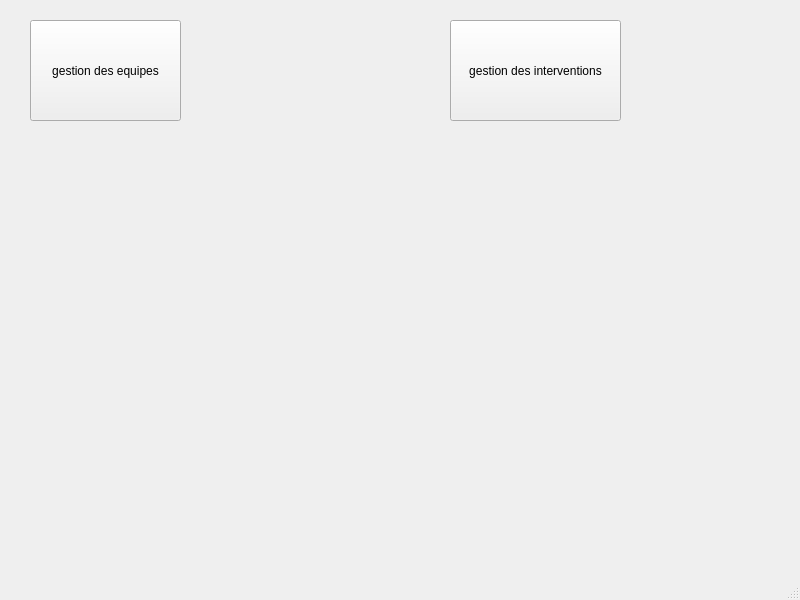
<?xml version="1.0" encoding="UTF-8"?>
<ui version="4.0">
 <class>MainWindow</class>
 <widget class="QMainWindow" name="MainWindow">
  <property name="geometry">
   <rect>
    <x>0</x>
    <y>0</y>
    <width>800</width>
    <height>600</height>
   </rect>
  </property>
  <property name="windowTitle">
   <string>MainWindow</string>
  </property>
  <widget class="QWidget" name="centralwidget">
   <widget class="QPushButton" name="pushButton">
    <property name="geometry">
     <rect>
      <x>30</x>
      <y>20</y>
      <width>151</width>
      <height>101</height>
     </rect>
    </property>
    <property name="text">
     <string>gestion des equipes</string>
    </property>
   </widget>
   <widget class="QPushButton" name="pushButton_2">
    <property name="geometry">
     <rect>
      <x>450</x>
      <y>20</y>
      <width>171</width>
      <height>101</height>
     </rect>
    </property>
    <property name="sizePolicy">
     <sizepolicy hsizetype="Minimum" vsizetype="Fixed">
      <horstretch>0</horstretch>
      <verstretch>0</verstretch>
     </sizepolicy>
    </property>
    <property name="text">
     <string>gestion des interventions</string>
    </property>
   </widget>
   <widget class="QLabel" name="label">
    <property name="geometry">
     <rect>
      <x>20</x>
      <y>10</y>
      <width>651</width>
      <height>401</height>
     </rect>
    </property>
    <property name="text">
     <string/>
    </property>
    <property name="pixmap">
     <pixmap>../../Desktop/mg_8912.jpg</pixmap>
    </property>
   </widget>
   <zorder>label</zorder>
   <zorder>pushButton</zorder>
   <zorder>pushButton_2</zorder>
  </widget>
  <widget class="QMenuBar" name="menubar">
   <property name="geometry">
    <rect>
     <x>0</x>
     <y>0</y>
     <width>800</width>
     <height>21</height>
    </rect>
   </property>
  </widget>
  <widget class="QStatusBar" name="statusbar"/>
 </widget>
 <resources/>
 <connections/>
</ui>
